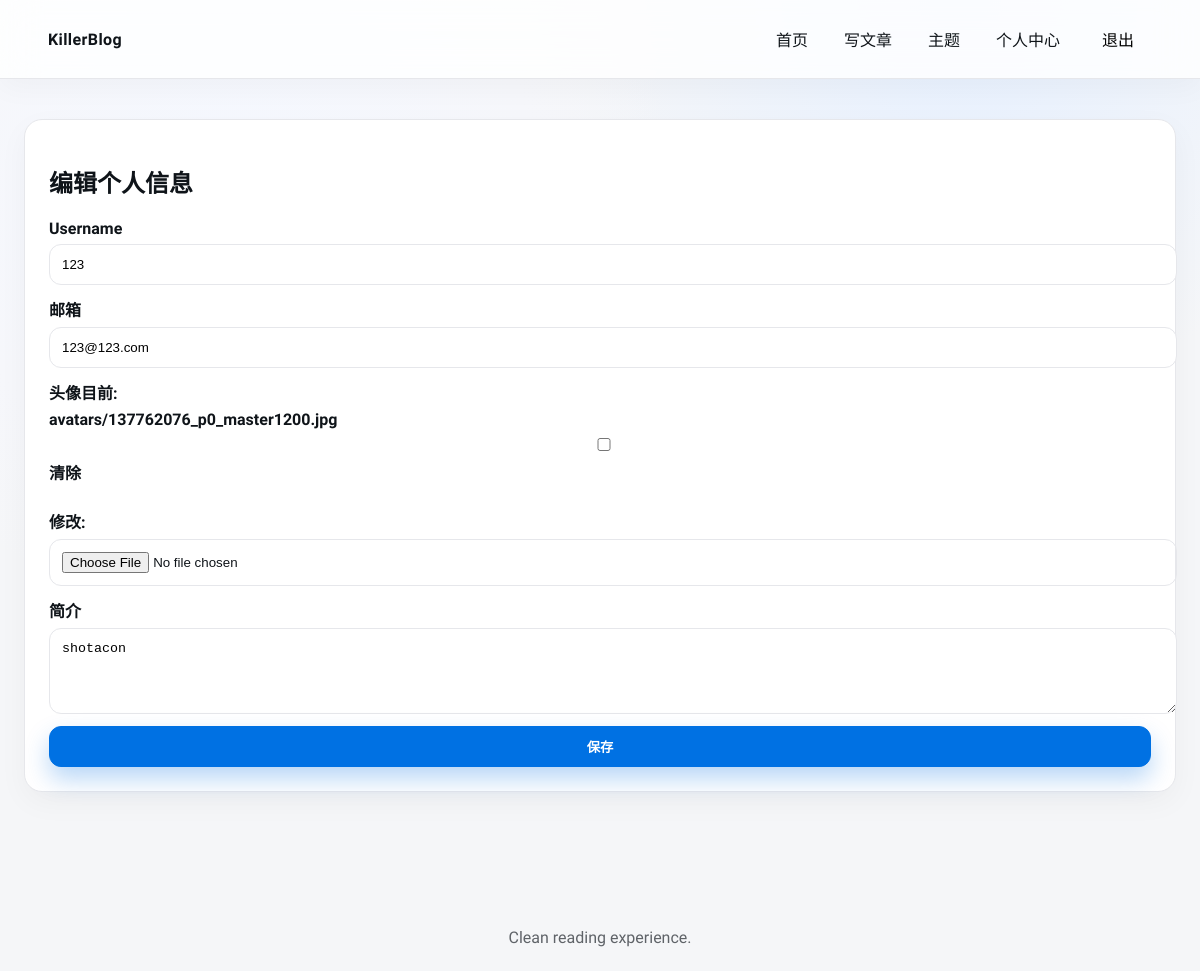
/accounts/profile/edit/ (signed in), run on an earlier commit of the app's database.
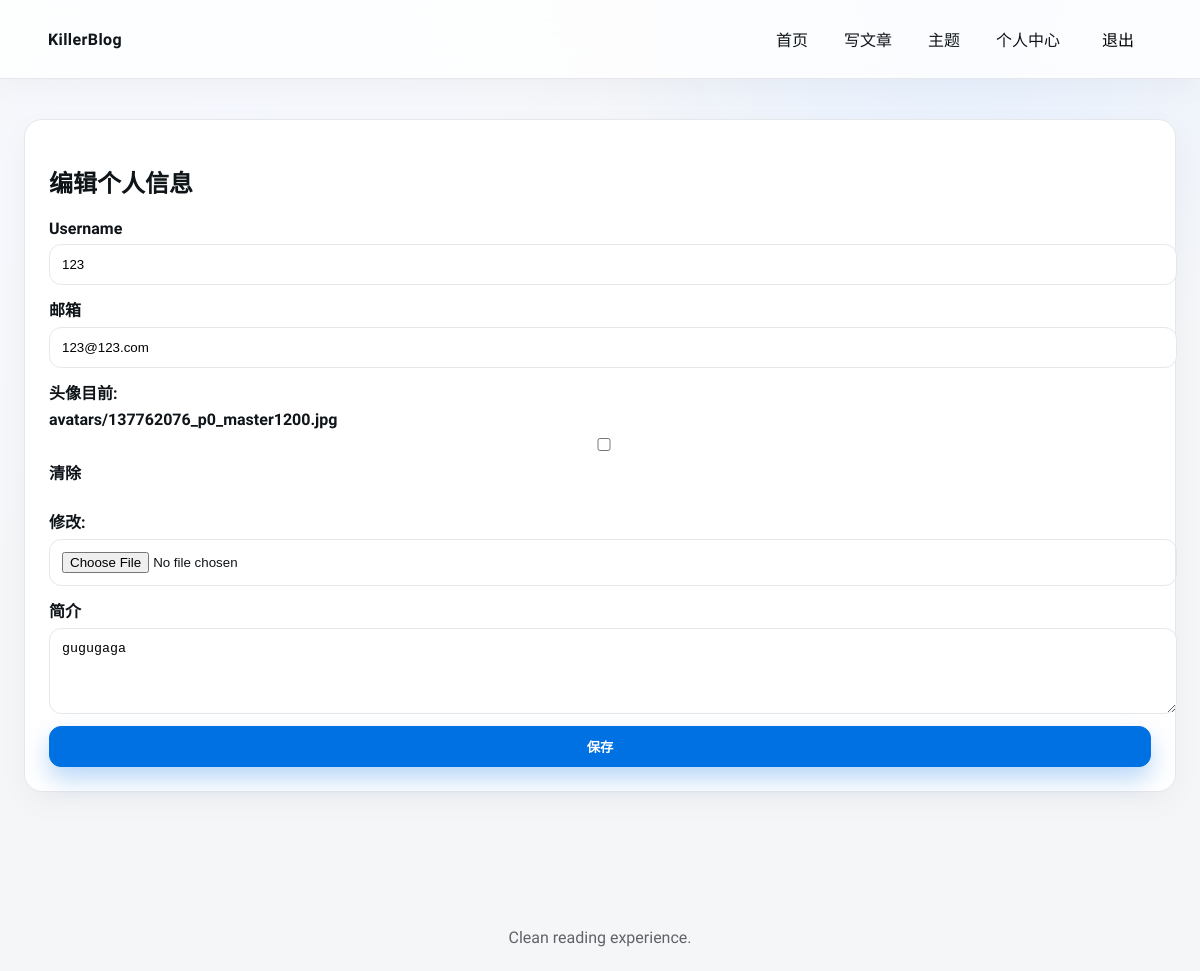
And on a later commit of the database.
### accounts/models.py (models this page shows, shortened)
class User(AbstractUser):
    email = models.EmailField('邮箱', unique=True)
    avatar = models.ImageField('头像', upload_to='avatars/', blank=True, null=True)
    bio = models.TextField('简介', blank=True)
    REQUIRED_FIELDS = ['email']
    class Meta:
        verbose_name = '用户'
        verbose_name_plural = '用户'

### accounts/views.py (the view)
# urls.py: path('profile/edit/', profile_edit, name='profile-edit'),
@login_required
def profile_edit(request):
    if request.method == 'POST':
        form = ProfileForm(request.POST, request.FILES, instance=request.user)
        if form.is_valid():
            form.save()
            messages.success(request, '个人资料已更新。')
            return redirect('accounts:profile')
    else:
        form = ProfileForm(instance=request.user)
    return render(request, 'accounts/profile_edit.html', {'form': form})

### accounts/forms.py
class ProfileForm(forms.ModelForm):
    class Meta:
        model = User
        fields = ['username', 'email', 'avatar', 'bio']
        widgets = {
            'username': forms.TextInput(attrs={'class': 'input'}),
            'email': forms.EmailInput(attrs={'class': 'input'}),
            'bio': forms.Textarea(attrs={'class': 'textarea', 'rows': 4}),
        }

### templates/accounts/profile_edit.html (shortened to what this page needs)
{% extends 'base.html' %}
{% block content %}
<section class="form-shell">
  <h1>编辑个人信息</h1>
  <form method="post" enctype="multipart/form-data" class="stacked-form">
    {% for field in form %}
      <label>{{ field.label }}{{ field }}</label>
    {% endfor %}
    <button class="button primary" type="submit">保存</button>
  </form>
</section>
{% endblock %}

What changed in the data, as far as the page shows it:
changed User "123@123.com": bio "shotacon" → "gugugaga"
